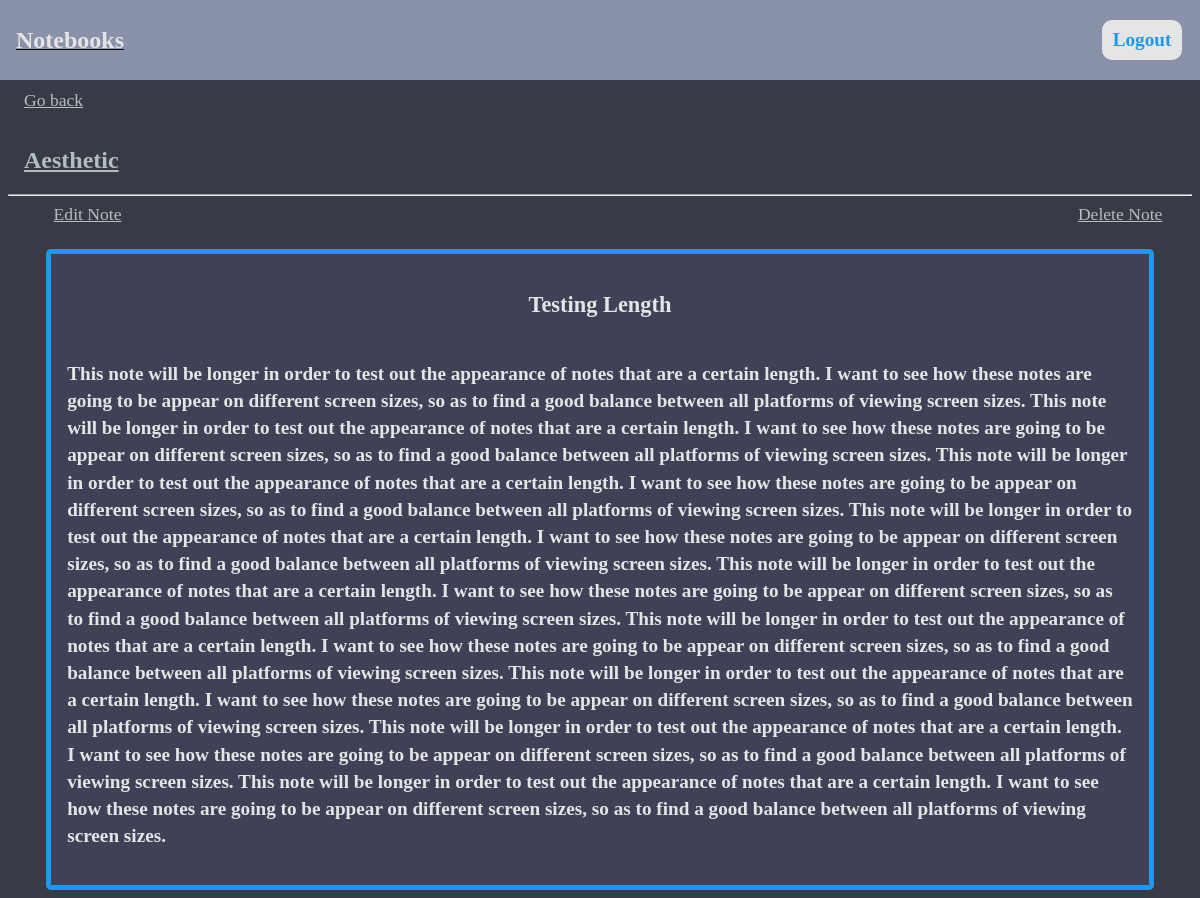
/note78/ (signed in), run on the app's committed database.
### base/models.py (models this page shows, shortened)
class Note(models.Model):
  user = models.ForeignKey(User, on_delete=models.CASCADE,null=True)
  title = models.CharField(max_length=200)
  body = models.TextField(null=True, blank=True)
  book = models.ForeignKey(Book,on_delete=models.CASCADE,null=True, blank=True)
  created = models.DateTimeField(auto_now_add=True)
  updated = models.DateTimeField(auto_now = True)
  class Meta:
    ordering = ['-updated','-created']

class Book(models.Model):
  owner = models.ForeignKey(User,on_delete=models.SET_NULL,null=True, blank=True)
  name = models.CharField(max_length=200)
  topic = models.CharField(max_length=200, null=True)
  updated = models.DateTimeField(auto_now=True)
  created = models.DateTimeField(auto_now_add=True)
  class Meta:
    ordering = ['-updated','-created']

### base/views.py (the view)
# urls.py: path('note<str:pk>/',views.note,name="note"),
@login_required(login_url='/login')
def note(request,pk):
  note = Note.objects.get(id=pk)
  if note.book.owner != request.user:
    return redirect('home')
  else:
    context = {'note':note}
    return render(request,'base/note.html',context)

### base/templates/base/note.html
{%extends 'main.html'%}
{%block content%}
<div class = "note_tag_buttons">
    <a class = "note_tag" href = "{{request.META.HTTP_REFERER}}">Go back</a>
</div>
<a href = "{%url 'book' note.book.id%}">
  <h2 class = "note_book_name">{{note.book.name}}</h2>
</a>
<hr/>
<div class = "note_main">
  <div class = "note_tag_button_sub">
    <a class = "note_tag_edit" href = "{%url 'update_note' note.id%}">Edit Note</a>
    <a class = "note_tag_edit" href = "{%url 'delete_note' note.id%}">Delete Note</a>
  </div>
  <div class = "note_child">
    <h3 class = "note_title">{{note.title}}</h3>
    <p class = "note_body">{{note.body}}</p>
  </div>
</div>
{%endblock content%}

### static/styles/styles.css (style rules this page uses)
:root { --color-main: #1c99ec; --color-main-hover:rgb(73, 172, 238); --color-main-light: #e1f6fb; --color-dark: #3f4156; --color-dark-medium: #383b46; --color-dark-light: #8a91ab; --color-light: #e5e5e5; --color-gray: #8b8b8b; --color-light-gray: #b2bdbd; --color-bg: #2d2d39; --color-success: #5dd693; --color-success-hover: #7ecfa2; --color-error: #fc4b0b; }
body { background-color: var(--color-dark-medium); padding:0; top:0 !important; max-width:100vw !important; overflow-x: hidden !important; }
a { color:inherit; text-decoration:none; }

### static/styles/note.css (style rules this page uses)
.note_main { display:flex; flex-direction:column; justify-content: center; align-items: center; width:100%; }
.note_book_name { color:var(--color-light-gray); text-align: left; align-self:center; margin-left:1rem; text-decoration:underline; }
.note_child { color:var(--color-light); background-color: var(--color-dark); border:5px solid var(--color-main); width:90%; height:fit-content; display:flex; flex-direction: column; justify-content: center; align-items: center; margin-top:1.5rem; padding:1rem; border-radius:5px; }
.note_title { font-weight:bold; font-size:1.4rem; }
.note_body { font-size:1.2rem; font-weight:bold; line-height:1.7rem; width:100%; align-self: center; justify-self: center; text-align: left; }
.note_tag_button_sub { display:flex; flex-direction: row; width:95%; justify-content: space-between; }
.note_tag_buttons { display:flex; flex-direction:column }
.note_tag { color:var(--color-light-gray); font-size:1.1rem; margin-left:1rem; margin-bottom:1rem; text-decoration: underline; }
.note_tag_edit { color:var(--color-light-gray); font-size:1.1rem; margin-left:1rem; text-decoration: underline; }

### data on the page
Note: book.name "Aesthetic", title "Testing Length", body "This note will be longer in order to test out the appearance of notes that are a certain length. I want to see how these notes are going to be appear on different screen sizes, so as to find a good balance between all platforms of viewing screen sizes. This note will be longer in order to test out the appearance of notes that are a certain length. I want to see how these notes are going to be appear on different screen sizes, so as to find a good balance between all platforms of viewing screen sizes. This note will be longer in order to test out the appearance of notes that are a certain length. I want to see how these notes are going to be appear on different screen sizes, so as to find a…"
